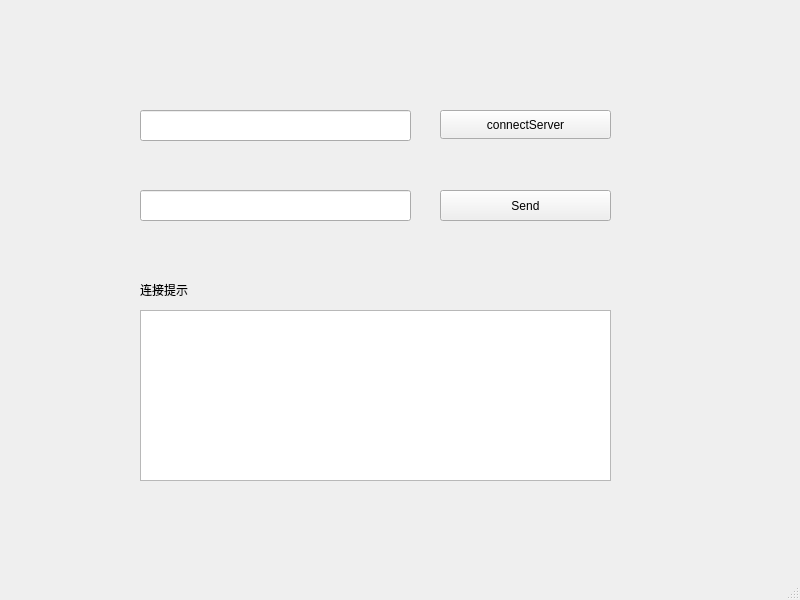
<?xml version="1.0" encoding="UTF-8"?>
<ui version="4.0">
 <class>MainWindow</class>
 <widget class="QMainWindow" name="MainWindow">
  <property name="geometry">
   <rect>
    <x>0</x>
    <y>0</y>
    <width>800</width>
    <height>600</height>
   </rect>
  </property>
  <property name="windowTitle">
   <string>MainWindow</string>
  </property>
  <widget class="QWidget" name="centralwidget">
   <widget class="QLineEdit" name="lineEdit">
    <property name="geometry">
     <rect>
      <x>140</x>
      <y>110</y>
      <width>271</width>
      <height>31</height>
     </rect>
    </property>
   </widget>
   <widget class="QPushButton" name="connectServer">
    <property name="geometry">
     <rect>
      <x>440</x>
      <y>110</y>
      <width>171</width>
      <height>29</height>
     </rect>
    </property>
    <property name="text">
     <string>connectServer</string>
    </property>
   </widget>
   <widget class="QLineEdit" name="lineEdit_2">
    <property name="geometry">
     <rect>
      <x>140</x>
      <y>190</y>
      <width>271</width>
      <height>31</height>
     </rect>
    </property>
   </widget>
   <widget class="QPushButton" name="send">
    <property name="geometry">
     <rect>
      <x>440</x>
      <y>190</y>
      <width>171</width>
      <height>31</height>
     </rect>
    </property>
    <property name="text">
     <string>Send</string>
    </property>
   </widget>
   <widget class="QTextEdit" name="textEdit">
    <property name="geometry">
     <rect>
      <x>140</x>
      <y>310</y>
      <width>471</width>
      <height>171</height>
     </rect>
    </property>
   </widget>
   <widget class="QLabel" name="label">
    <property name="geometry">
     <rect>
      <x>140</x>
      <y>280</y>
      <width>69</width>
      <height>20</height>
     </rect>
    </property>
    <property name="text">
     <string>连接提示</string>
    </property>
   </widget>
  </widget>
  <widget class="QMenuBar" name="menubar">
   <property name="geometry">
    <rect>
     <x>0</x>
     <y>0</y>
     <width>800</width>
     <height>25</height>
    </rect>
   </property>
  </widget>
  <widget class="QStatusBar" name="statusbar"/>
 </widget>
 <resources/>
 <connections/>
</ui>
